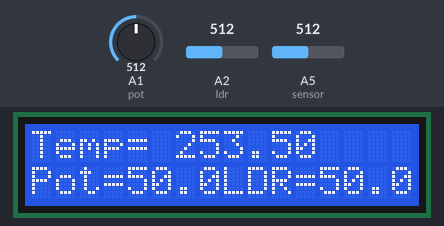
A sketch run on a simulated Arduino Uno, built with avr-gcc and run on an emulated ATmega328P. Shown: 16×2 character LCD. Inputs (shaded band) come from the test bench; at power-on: A1 (pot) = 512, A2 (ldr) = 512, A5 (sensor) = 512.

Above: at 1.2 s.
1.3 s: A1 (pot) set to 716
At 2.5 s:
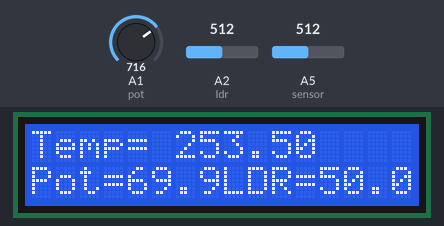
3.0 s: A2 (ldr) set to 716
At 4.3 s:
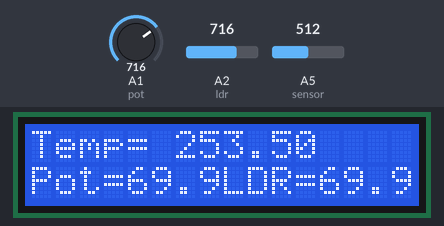
4.6 s: A1 (pot) set to 1015
At 5.4 s:
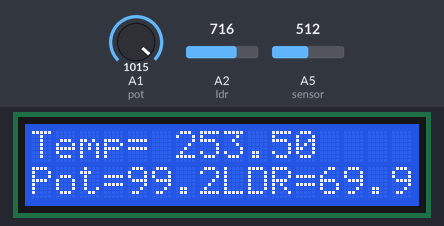
7.6 s: A1 (pot) set to 1023
At 8.3 s:
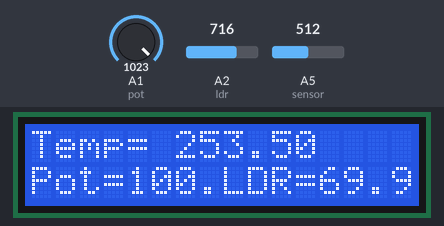
9.1 s: A5 (sensor) set to 716
At 10.4 s:
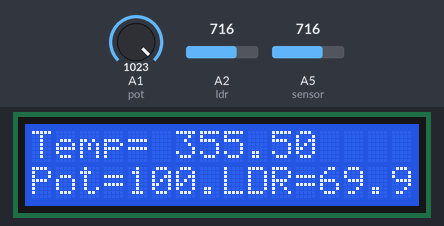
10.7 s: A5 (sensor) set to 219
At 11.3 s:
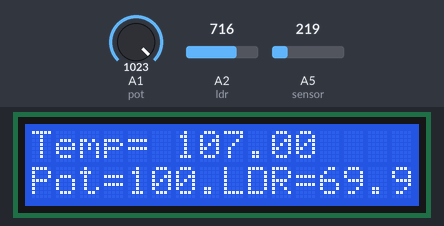
13.7 s: A5 (sensor) set to 196
Timing chart, 0 to 16.2 s (numbered marks = the images above; inputs shaded):
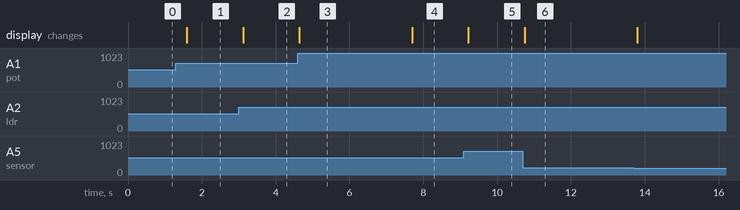

The sketch:

potint.ino
```cpp
#include<LiquidCrystal.h>
LiquidCrystal lcd(12,11,10,9,8,7);

int sensor=A5,pot=A1,ldr=A2;
float temp;

void setup() {lcd.begin(16,2);}

void loop() {lcd.clear();

lcd.setCursor(0,0);lcd.print("Temp=");
lcd.setCursor(6,0);lcd.print((analogRead(sensor)-5)/2.0);
//Different formula but it works for my simulation
//I think there is error in my protus version

lcd.setCursor(0,1);lcd.print("Pot=");
lcd.setCursor(4,1);lcd.print(analogRead(pot)*100.0/1023.0);

lcd.setCursor(8,1);lcd.print("LDR=");
lcd.setCursor(12,1);lcd.print(analogRead(ldr)*100.0/1023.0);
//this one worked when i changed the the values of ldr
delay(500);}
```

Measured:
- after the input at 1.3 s, the display: changes after 0.30 s (image 1)
- after the input at 3.0 s, the display: changes after 0.12 s (image 2)
- after the input at 4.6 s, the display: changes after 0.05 s (image 3)
- after the input at 7.6 s, the display: changes after 0.10 s (image 4)
- after the input at 9.1 s, the display: changes after 0.12 s (image 5)
- after the input at 10.7 s, the display: changes after 0.05 s (image 6)
